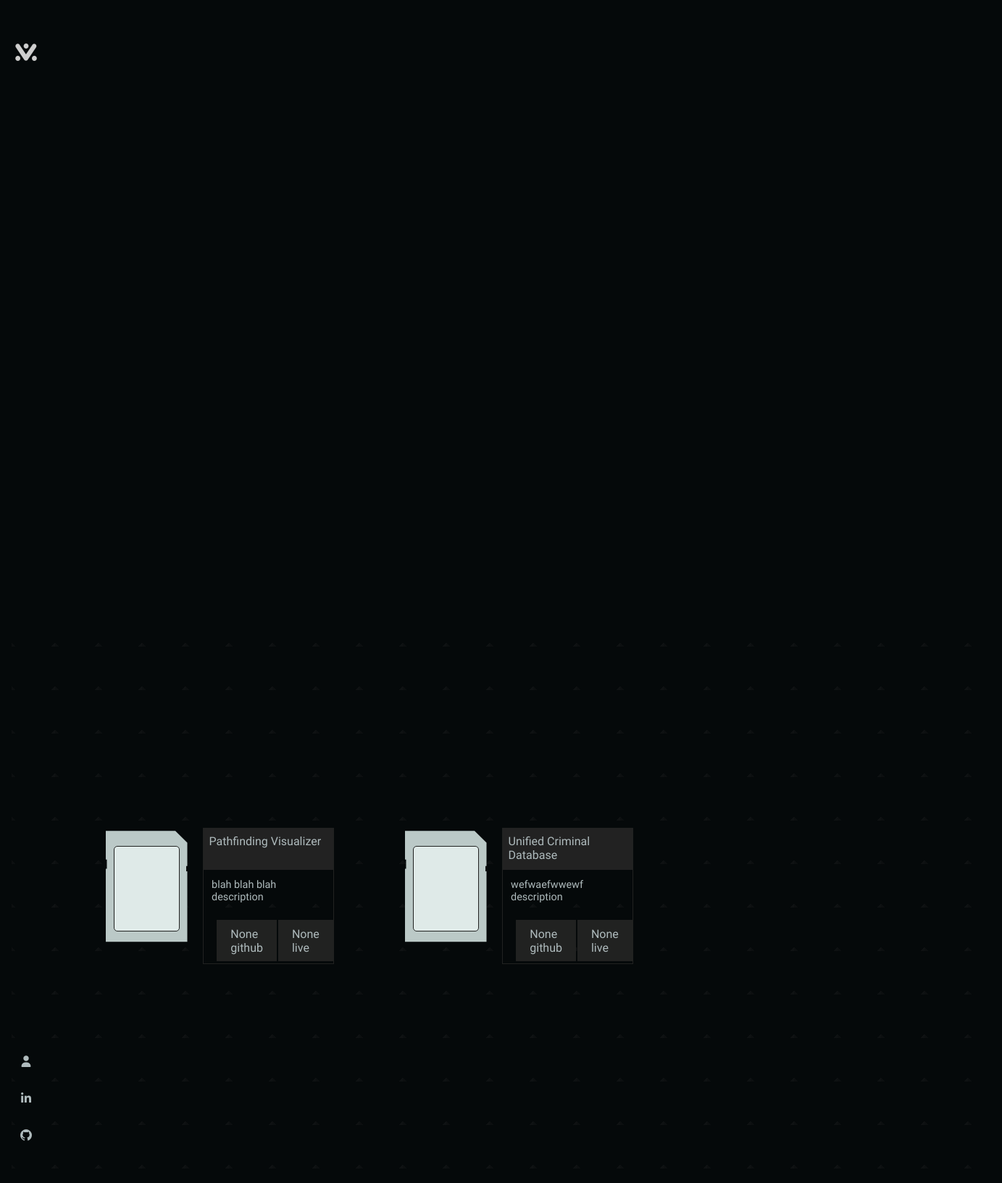
The app's page /, older data.
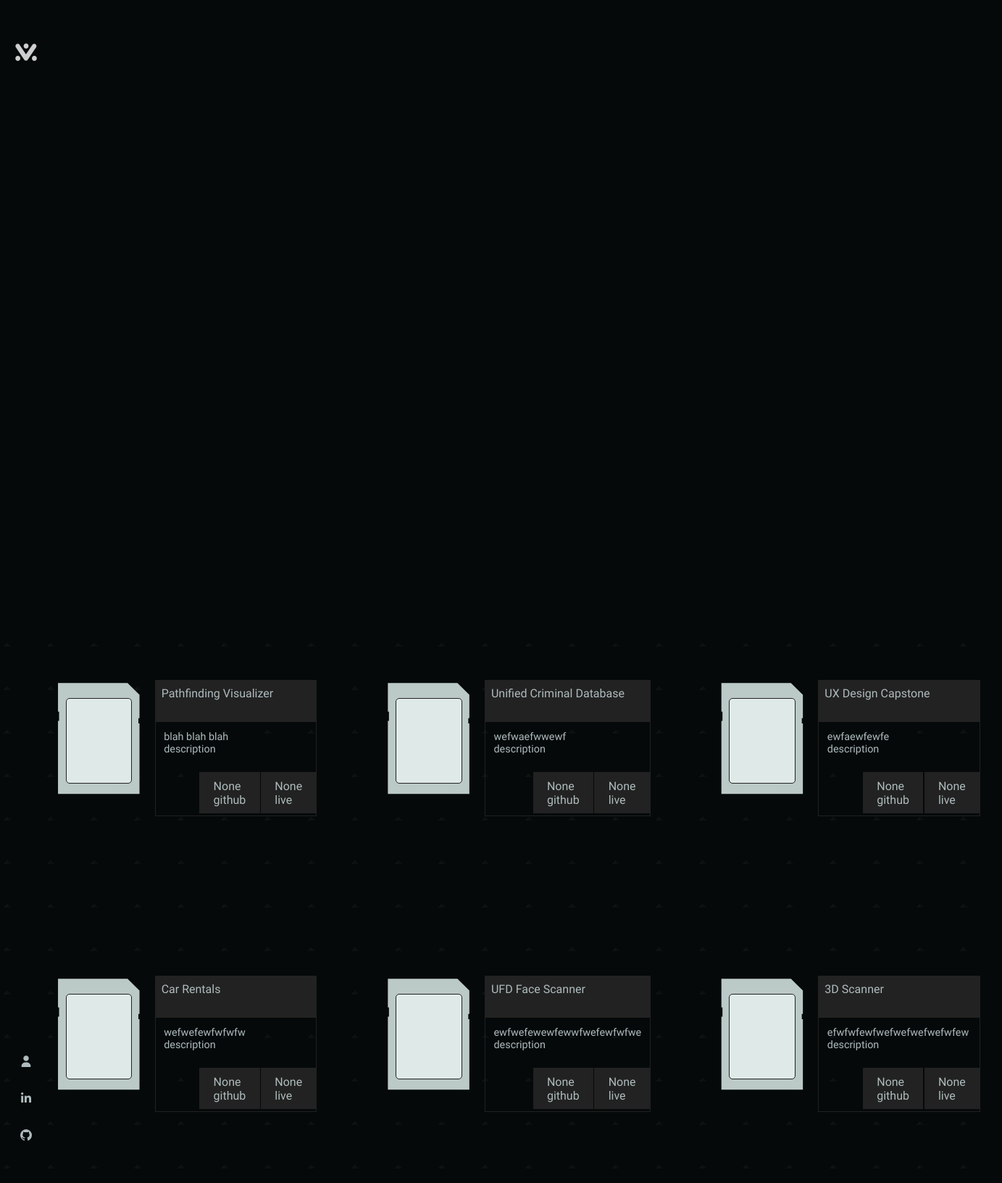
The same page, newer data.
### portfolio/models.py (models this page shows, shortened)
class Project(models.Model):
    id = models.AutoField(primary_key=True, unique=True)
    slug = models.SlugField(max_length=200, db_index=True)
    title = models.CharField(max_length=200, db_index=True)
    description = models.TextField(max_length=400, db_index=True)
    github_url = models.CharField(max_length=300, null=True, default='', blank=True)
    live_url = models.CharField(max_length=300, null=True, default='', blank=True)
    class Meta:
        ordering = (('id'),)
        index_together = (('id'), ('slug'),)

### portfolio/views.py (the view)
# urls.py: path('', views.projects, name='projects'),
def projects(request):
    projects = Project.objects.all()
    project_data = {}
    for project in projects:
        project_data[project.id] = {
            'title': project.title,
            'description': project.description,
            'github_url': project.github_url,
            'live_url': project.live_url,
        }
    project_data_JSON = dumps(project_data)
    context = {
        'projects': projects,
        'project_data_JSON': project_data_JSON,
    }
    return render(request, 'pages/projects.html', context)

### portfolio/templates/pages/projects.html (shortened to what this page needs)
{% extends "index.html" %}

### portfolio/templates/index.html (shortened to what this page needs)
{% load static %}
<!DOCTYPE html>
<html lang="en">
	<head>
		<link rel="stylesheet" href="{% static 'css/styles.css' %}">
		<link rel="stylesheet" href="https://cdnjs.cloudflare.com/ajax/libs/font-awesome/7.0.1/css/all.min.css">
	</head>
	<body>
		<div class="sidebar">
			<a href="{% url 'projects' %}">
				<img src="{% static 'media/icons/favicon-32x32.png' %}" alt="logo" class="icons" id="logo-button">
			</a>
			<ul class="nav-list">
				<div class="socials-nav">
					<li>
						<a href="{% url 'about' %}">
							<i class='fa-solid fa-user' id="about-button"></i>
						</a>
					</li>
					<li>
						<a href="https://www.linkedin.com/in/imcarlosvictor/" target="#">
							<i class='fa-brands fa-linkedin-in' id="linkedin-button"></i>
						</a>
					</li>
					<li>
						<a href="https://github.com/imcarlosvictor" target="#">
							<i class='fa-brands fa-github' id="github-button"></i>
						</a>
					</li>
				</div>
			</ul>
		</div>
		<div class="landing-page-container">
		</div>
		<div class="project-list-container">
			{% block context %}
				{% for project in projects %}
					<div class="project-list-items">
						<div class="project-icon-card">
							<div class="project-icon-image-container">
							</div>
						</div>
						<div class="project-information-container">
							<div class="project-title">
								<p>{{ project.title }}</p>
							</div>
							<div class="project-description">
								<p>{{ project.description }}</p>
								<p>description</p>
							</div>
							<div class="project-cta">
								<div class="project-github-btn">
									<p>{{ project.github_url }}</p>
									<p>github</p>
								</div>
								<div class="project-live-btn">
									<p>{{ project.live_url }}</p>
									<p>live</p>
								</div>
							</div>
						</div>
					</div>
				{% endfor %}
			{% endblock %}
		</div>
	</body>
</html>

### portfolio/static/css/styles.css (style rules this page uses)
:root { --white: #afbbbd; --black: #05090a; --washed-black: #1a2121; --dark-gray: #212221; --washed-grey: #222222; --light-gray: #808080; --soft-blue: #cacce1; --soft-neon-yellow: #f8f801; --neon-yellow: #fffb29; --dark-teal: #266677; --soft-red: #ff001e; --red: #f30e0f; --soft-green: #27a888; --royal-blue: #2c61ff; --yellow: #fd8b03; --orange: #f76005; --orange: #ff4807; --blue-gray: #b6bec8; --gd1: #d2d4d5; --gd2: #a9abb0; --gd3: #bdbdc6; }
* { font-family: 'Bai Jamjuree', sans-serif; margin: 0; padding: 0; box-sizing: border-box; color: var(--white); }
body { padding: 0 3em 0 1em; background-size: 400% 400%; height: 100vh; background: var(--black); display: grid; justify-content: center; align-items: center; }
.sidebar { margin: 1em .5em; padding: 1em 0 1em 0; position: fixed; top: 0; left: 0; height: 97%; width: 3.5em; display: flex; flex-direction: column; align-items: center; border-radius: 10px; }
#logo-button { margin-top: 1.5em; }
.nav-list { list-style: none; display: flex; flex-direction: column; position: fixed; bottom: 3em; gap: 2em; }
.nav-list li { text-decoration: none; margin: .5em 0; }
.socials-nav { display: grid; grid-template-rows: repeat(3, 1fr); gap: 1em; }
.landing-page-container { width: 100vw; height: 100vh; margin: 0; padding: 0; }
.project-list-container { width: 100%; height: 100vh; margin: 2em; padding: 2em 7em; display: grid; grid-template-columns: repeat(3, 1fr); justify-content: center; align-items: center; gap: 5em; background-color: #05090a; background-image: linear-gradient(45deg, rgba(26, 26, 26, 0.35) 4px, transparent 4px), linear-gradient(-45deg, rgba(34, 34, 34, 0.35) 4px, transparent 4px); background-size: 60px 60px; background-position: 0 0, 0 0; }
.project-list-items { display: grid; grid-template-columns: 1fr 3fr; gap: .1em; width: 100%; }
.project-icon-card { width: 150px; height: 180px; padding: 24px; background: #bbc9c7; color: var(--black); box-shadow: 0 20px 40px rgba(0,0,0,0.15); clip-path: polygon( 12% 92%, 12% 36%, 13% 36%, 13% 29%, 12% 29%, 12% 7%, 76% 7%, 87% 16%, 87% 34%, 86% 34%, 86% 38%, 87% 38%, 87% 92% ); backdrop-filter: blur(13.6px); -webkit-backdrop-filter: blur(13.6px); }
.project-icon-image-container { position: relative; top: 9px; left: 4.5px; width: 90%; height: 90%; background: #475a61; background: #dfeae8; border: .2px solid var(--dark-gray); border-radius: 5px; backdrop-filter: blur(13.6px); }
.project-title { font-size: 1em; font-weight: 500; background: var(--washed-grey); width: 100%; padding: .5em; }
.project-information-container { display: grid; grid-template-rows: 1fr 1fr; margin-top: .5em; border: 1.5px solid var(--dark-gray); width: 100%; }
.project-description { padding: .8em; font-size: 0.9em; line-height: 1.2em; }
.project-cta { display: flex; justify-self: end; margin-top: .5em; gap: .1em; }
.project-github-btn, .project-live-btn { margin: .2em 0 0.2em; padding: .6em 1.2em; border: none; background: var(--dark-gray); color: var(--white); cursor: pointer; }

Row changes from the older to the newer data that the page shows:
added Project: title "UX Design Capstone", description "ewfaewfewfe", github_url "None", live_url "None"
added Project: title "Car Rentals", description "wefwefewfwfwfw", github_url "None", live_url "None"
added Project: title "UFD Face Scanner", description "ewfwefewewfewwfwefewfwfwe", github_url "None", live_url "None"
added Project: title "3D Scanner", description "efwfwfewfwefwefwefwefwfew", github_url "None", live_url "None"
